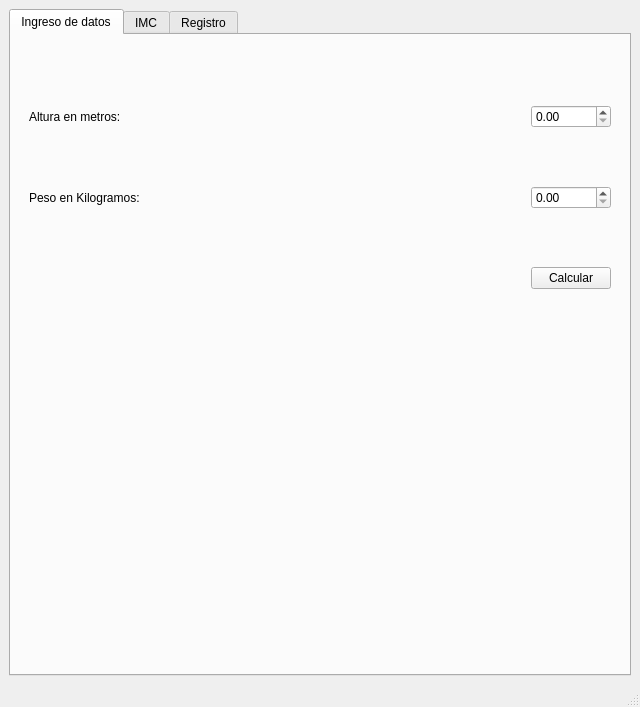
<?xml version="1.0" encoding="UTF-8"?>
<ui version="4.0">
 <class>IMC</class>
 <widget class="QMainWindow" name="IMC">
  <property name="geometry">
   <rect>
    <x>0</x>
    <y>0</y>
    <width>640</width>
    <height>707</height>
   </rect>
  </property>
  <property name="windowTitle">
   <string>IMC</string>
  </property>
  <property name="iconSize">
   <size>
    <width>30</width>
    <height>30</height>
   </size>
  </property>
  <widget class="QWidget" name="centralwidget">
   <layout class="QGridLayout" name="gridLayout">
    <item row="0" column="0">
     <widget class="QTabWidget" name="tabWidget">
      <property name="currentIndex">
       <number>0</number>
      </property>
      <widget class="QWidget" name="inDatos">
       <attribute name="title">
        <string>Ingreso de datos</string>
       </attribute>
       <layout class="QVBoxLayout" name="verticalLayout">
        <item>
         <widget class="QWidget" name="widget" native="true">
          <layout class="QGridLayout" name="gridLayout_2">
           <item row="0" column="0">
            <widget class="QLabel" name="label">
             <property name="text">
              <string>Altura en metros:</string>
             </property>
            </widget>
           </item>
           <item row="0" column="1">
            <spacer name="horizontalSpacer_3">
             <property name="orientation">
              <enum>Qt::Horizontal</enum>
             </property>
             <property name="sizeHint" stdset="0">
              <size>
               <width>216</width>
               <height>20</height>
              </size>
             </property>
            </spacer>
           </item>
           <item row="0" column="2">
            <widget class="QDoubleSpinBox" name="inAltura">
             <property name="enabled">
              <bool>true</bool>
             </property>
            </widget>
           </item>
           <item row="1" column="0">
            <widget class="QLabel" name="label_2">
             <property name="text">
              <string>Peso en Kilogramos:</string>
             </property>
            </widget>
           </item>
           <item row="1" column="1">
            <spacer name="horizontalSpacer_4">
             <property name="orientation">
              <enum>Qt::Horizontal</enum>
             </property>
             <property name="sizeHint" stdset="0">
              <size>
               <width>216</width>
               <height>20</height>
              </size>
             </property>
            </spacer>
           </item>
           <item row="1" column="2">
            <widget class="QDoubleSpinBox" name="inPeso"/>
           </item>
           <item row="2" column="0">
            <spacer name="horizontalSpacer_2">
             <property name="orientation">
              <enum>Qt::Horizontal</enum>
             </property>
             <property name="sizeHint" stdset="0">
              <size>
               <width>63</width>
               <height>21</height>
              </size>
             </property>
            </spacer>
           </item>
           <item row="2" column="1">
            <spacer name="horizontalSpacer">
             <property name="orientation">
              <enum>Qt::Horizontal</enum>
             </property>
             <property name="sizeHint" stdset="0">
              <size>
               <width>216</width>
               <height>20</height>
              </size>
             </property>
            </spacer>
           </item>
           <item row="2" column="2">
            <widget class="QPushButton" name="btnCalcular">
             <property name="text">
              <string>Calcular</string>
             </property>
            </widget>
           </item>
          </layout>
         </widget>
        </item>
        <item>
         <widget class="QWidget" name="widget_2" native="true"/>
        </item>
       </layout>
      </widget>
      <widget class="QWidget" name="outImc">
       <attribute name="title">
        <string>IMC</string>
       </attribute>
       <layout class="QVBoxLayout" name="verticalLayout_2">
        <item>
         <widget class="QGroupBox" name="groupBox">
          <property name="title">
           <string>Datos</string>
          </property>
          <layout class="QGridLayout" name="gridLayout_3">
           <item row="0" column="0">
            <widget class="QLabel" name="label_3">
             <property name="text">
              <string>Actual:</string>
             </property>
            </widget>
           </item>
           <item row="0" column="1">
            <widget class="QLineEdit" name="outPactual">
             <property name="text">
              <string>0.0 Kg</string>
             </property>
             <property name="alignment">
              <set>Qt::AlignRight|Qt::AlignTrailing|Qt::AlignVCenter</set>
             </property>
             <property name="readOnly">
              <bool>true</bool>
             </property>
            </widget>
           </item>
           <item row="0" column="2">
            <spacer name="horizontalSpacer_5">
             <property name="orientation">
              <enum>Qt::Horizontal</enum>
             </property>
             <property name="sizeHint" stdset="0">
              <size>
               <width>245</width>
               <height>20</height>
              </size>
             </property>
            </spacer>
           </item>
           <item row="1" column="0">
            <widget class="QLabel" name="label_4">
             <property name="text">
              <string>Peso máx:</string>
             </property>
            </widget>
           </item>
           <item row="1" column="1">
            <widget class="QLineEdit" name="outPmax">
             <property name="text">
              <string>0.0 Kg</string>
             </property>
             <property name="alignment">
              <set>Qt::AlignRight|Qt::AlignTrailing|Qt::AlignVCenter</set>
             </property>
             <property name="readOnly">
              <bool>true</bool>
             </property>
            </widget>
           </item>
           <item row="1" column="2">
            <spacer name="horizontalSpacer_6">
             <property name="orientation">
              <enum>Qt::Horizontal</enum>
             </property>
             <property name="sizeHint" stdset="0">
              <size>
               <width>245</width>
               <height>20</height>
              </size>
             </property>
            </spacer>
           </item>
           <item row="2" column="0">
            <widget class="QLabel" name="label_5">
             <property name="text">
              <string>Peso mín:</string>
             </property>
            </widget>
           </item>
           <item row="2" column="1">
            <widget class="QLineEdit" name="outPmin">
             <property name="text">
              <string>0.0 Kg</string>
             </property>
             <property name="alignment">
              <set>Qt::AlignRight|Qt::AlignTrailing|Qt::AlignVCenter</set>
             </property>
             <property name="readOnly">
              <bool>true</bool>
             </property>
            </widget>
           </item>
           <item row="2" column="2">
            <spacer name="horizontalSpacer_7">
             <property name="orientation">
              <enum>Qt::Horizontal</enum>
             </property>
             <property name="sizeHint" stdset="0">
              <size>
               <width>245</width>
               <height>20</height>
              </size>
             </property>
            </spacer>
           </item>
           <item row="3" column="0">
            <widget class="QLabel" name="label_6">
             <property name="text">
              <string>Imc:</string>
             </property>
            </widget>
           </item>
           <item row="3" column="1">
            <widget class="QLineEdit" name="outIndice">
             <property name="text">
              <string>0.0 </string>
             </property>
             <property name="alignment">
              <set>Qt::AlignRight|Qt::AlignTrailing|Qt::AlignVCenter</set>
             </property>
             <property name="readOnly">
              <bool>true</bool>
             </property>
            </widget>
           </item>
           <item row="3" column="2">
            <widget class="QLabel" name="outEstado">
             <property name="text">
              <string/>
             </property>
             <property name="alignment">
              <set>Qt::AlignCenter</set>
             </property>
            </widget>
           </item>
          </layout>
         </widget>
        </item>
        <item>
         <widget class="QGroupBox" name="groupBox_2">
          <property name="title">
           <string>IMC</string>
          </property>
          <layout class="QHBoxLayout" name="horizontalLayout">
           <item>
            <widget class="QWidget" name="outGrafico" native="true">
             <layout class="QVBoxLayout" name="verticalLayout_4">
              <item>
               <widget class="QFrame" name="horizontalFrame">
                <layout class="QHBoxLayout" name="horizontalLayout_2"/>
               </widget>
              </item>
             </layout>
            </widget>
           </item>
          </layout>
         </widget>
        </item>
       </layout>
      </widget>
      <widget class="QWidget" name="tab">
       <attribute name="title">
        <string>Registro</string>
       </attribute>
       <layout class="QVBoxLayout" name="verticalLayout_3">
        <item>
         <widget class="QTableWidget" name="outRegistro"/>
        </item>
       </layout>
      </widget>
     </widget>
    </item>
   </layout>
  </widget>
  <widget class="QMenuBar" name="menubar">
   <property name="geometry">
    <rect>
     <x>0</x>
     <y>0</y>
     <width>640</width>
     <height>26</height>
    </rect>
   </property>
  </widget>
  <widget class="QStatusBar" name="statusbar"/>
 </widget>
 <resources/>
 <connections/>
</ui>
